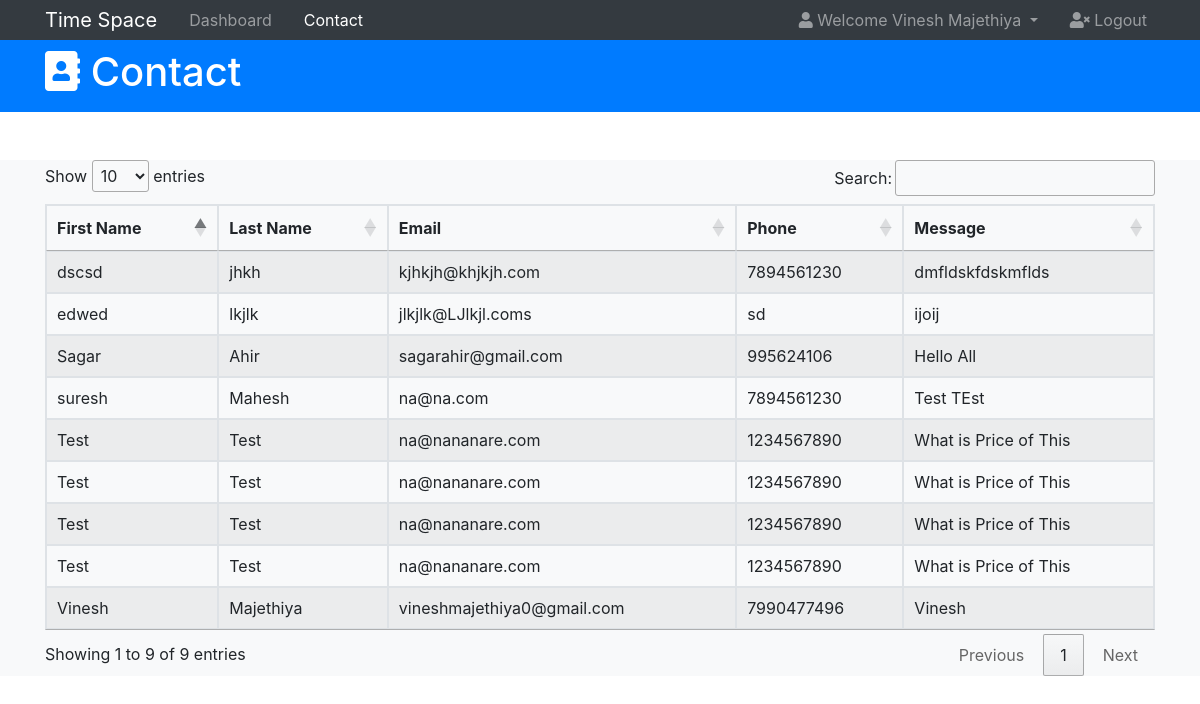
Screenshot of /dashboard/contact.php (signed in) with the database file from the repository.
### tables this page shows
CREATE TABLE `contact` (
  `id` bigint(20) UNSIGNED NOT NULL,
  `fname` varchar(20) NOT NULL,
  `lname` varchar(20) NOT NULL,
  `email` varchar(50) NOT NULL,
  `phone` varchar(20) NOT NULL,
  `message` text NOT NULL
);

### dashboard/contact.php (the view, shortened to what this page needs)
<!DOCTYPE html>
<html lang="en">
<?php
  include 'includes/head.php';
?>
<body>
<?php
  $active = 'contact';
  include 'includes/nav-bar.php';
?>
  <header id="main-header" class="py-2 bg-primary text-white">
    <div class="container">
      <div class="row">
        <div class="col-md-6">
          <h1>
            <i class="fa fa-address-book"></i> Contact</h1>
        </div>
      </div>
    </div>
  </header>
  <section class="mt-5 bg-light mb-5">
	<div class="container">
	<table id="table1" class="table table-striped table-bordered" width="100%">
			<thead>
				<tr>
					<th>First Name</th>
					<th>Last Name</th>
					<th>Email</th>
					<th>Phone</th>
					<th>Message</th>
				</tr>
			</thead>
			<tbody>
<?php
include 'includes/connection.php';
$sql = "select * from contact";
	if ($result = $conn->query($sql)) {
		while ($row = $result->fetch_assoc())
		{
			echo "<tr><td>".$row['fname']."</td>";
			echo "<td>".$row['lname']."</td>";
			echo "<td>".$row['email']."</td>";
			echo "<td>".$row['phone']."</td>";
			echo "<td>".$row['message']."</td></tr>";
		}
	}
?>
			</tbody>
		</table>
	</div>
	</section>
</body>
</html>

### dashboard/includes/head.php (shortened to what this page needs)
<head>
  <link rel="stylesheet" href="https://use.fontawesome.com/releases/v5.0.13/css/all.css"
>
  <link rel="stylesheet" href="https://stackpath.bootstrapcdn.com/bootstrap/4.1.1/css/bootstrap.min.css"
>
  <link rel="stylesheet" href="css/style.css">
  <link rel="stylesheet" href="https://cdn.datatables.net/1.10.21/css/jquery.dataTables.min.css">
</head>
<?php
  function url($file){
    $currentPath = $_SERVER['PHP_SELF'];
    $pathInfo = pathinfo($currentPath);
    $hostName = $_SERVER['HTTP_HOST'];
    $protocol = strtolower(substr($_SERVER["SERVER_PROTOCOL"],0,5))=='https://'?'https://':'http://';
    return $protocol.$hostName.$pathInfo['dirname']."/".$file;
  }
  if(isset($_SESSION['data']))
  {
    $user = $_SESSION['data'];
  }
  else
  {
    header("location:".url("login.php"));
  }
?>

### dashboard/includes/nav-bar.php (shortened to what this page needs)
<nav class="navbar navbar-expand-sm navbar-dark bg-dark p-0">
    <div class="container">
      <a href="<?php echo url('index.php')?>" class="navbar-brand">Time Space</a>
      <div class="collapse navbar-collapse" id="navbarCollapse">
        <ul class="navbar-nav">
          <li class="nav-item px-2">
            <a href="<?php echo url('index.php')?>" class="nav-link <?php if($active=='dashboard') echo "active" ?>">Dashboard</a>
          </li>
          <li class="nav-item px-2">
            <a href="<?php echo url('contact.php')?>" class="nav-link <?php if($active=='contact') echo "active" ?>">Contact</a>
          </li>
				</ul>
        <ul class="navbar-nav ml-auto">
          <li class="nav-item dropdown mr-3">
            <a href="#" class="nav-link dropdown-toggle" data-toggle="dropdown">
              <i class="fas fa-user"></i> Welcome <?php echo $user['name'] ?>
            </a>
          </li>
          <li class="nav-item">
            <a href="<?php echo url('logout.php')?>" class="nav-link">
              <i class="fas fa-user-times"></i> Logout
            </a>
          </li>
        </ul>
      </div>
    </div>
  </nav>

### rows the page displays
contact: fname "suresh", lname "Mahesh", email "na@na.com", phone "7894561230", message "Test TEst"
contact: fname "Sagar", lname "Ahir", email "sagarahir@gmail.com", phone "995624106", message "Hello All"
contact: fname "Vinesh", lname "Majethiya", email "vineshmajethiya0@gmail.com", phone "7990477496", message "Vinesh"
contact: fname "Test", lname "Test", email "na@nananare.com", phone "1234567890", message "What is Price of This"
contact: fname "Test", lname "Test", email "na@nananare.com", phone "1234567890", message "What is Price of This"
contact: fname "Test", lname "Test", email "na@nananare.com", phone "1234567890", message "What is Price of This"
contact: fname "Test", lname "Test", email "na@nananare.com", phone "1234567890", message "What is Price of This"
contact: fname "dscsd", lname "jhkh", email "kjhkjh@khjkjh.com", phone "7894561230", message "dmfldskfdskmflds"
contact: fname "edwed", lname "lkjlk", email "jlkjlk@LJlkjl.coms", phone "sd", message "ijoij"

### other values shown
$user['name'] "Vinesh Majethiya"
